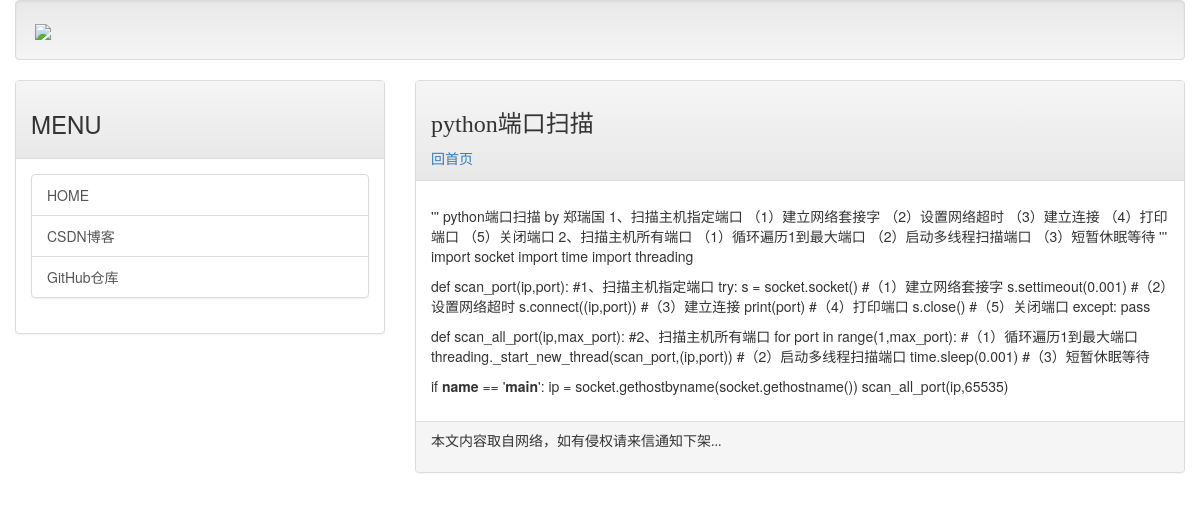
Screenshot of /post/second-post/ with the database file from the repository.
### mainsite/models.py (models this page shows, shortened)
class Post(models.Model):
    title = models.CharField(max_length=20)
    slug = models.CharField(max_length=20)
    body = models.TextField()
    pub_date = models.DateTimeField(default=timezone.now)
    class Meta:
        ordering = ('-pub_date',)

### mainsite/views.py (the view)
# urls.py: path('post/<slug:slug>/',showpost),
def showpost(request,slug):
    try:
        post = Post.objects.get(slug = slug)
        if post != None:
            return render(request,'post.html',locals())
    except:
        return redirect('/')

### templates/post.html (shortened to what this page needs)
{% extends 'base.html' %}
{% load markdown_deux_tags %}
{% block headmessage %}
    <h3 style='font-family:微软雅黑;'>{{post.title}}</h3>
    <a style='font-family:微软雅黑;' href='/'>回首页</a>
{% endblock %}
{% block content %}
    <p style='font-family:微软雅黑;font-size:12pt;letter-spacing:2pt;'>
        {{post.body|markdown}}</a>
    </p>
{% endblock %}

### rows the page displays
Post: title "python端口扫描", body "''' python端口扫描 by 郑瑞国 1、扫描主机指定端口 （1）建立网络套接字 （2）设置网络超时 （3）建立连接 （4）打印端口 （5）关闭端口 2、扫描主机所有端口 （1）循环遍历1到最大端口 （2）启动多线程扫描端口 （3）短暂休眠等待 ''' import socket import time import threading def scan_port(ip,port): #1、扫描主机指定端口 try: s = socket.socket() #（1）建立网络套接字 s.settimeout(0.001) #（2）设置网络超时 s.connect((ip,port)) #（3）建立连接 print(port) #（4）打印端口 s.close() #（5）关闭端口 except: pass def scan_all_port(ip,max_port): #2、扫描主机所有端口 for port in range(1,max_port): #（1）循环遍历1到最大端口 threading._start_new_thread(scan_port,(ip,port)) #（2）启动多线程扫描端口 time.sleep(0.001) #（3）短暂休眠等待 if name == ' main ': ip = socket.gethostbyname(socket.gethostname()) scan_all_port(ip,65535)"
